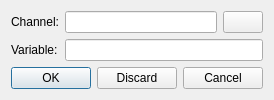
<?xml version="1.0" encoding="UTF-8"?>
<ui version="4.0">
 <class>Dialog</class>
 <widget class="QDialog" name="Dialog">
  <property name="windowModality">
   <enum>Qt::WindowModal</enum>
  </property>
  <property name="geometry">
   <rect>
    <x>0</x>
    <y>0</y>
    <width>276</width>
    <height>127</height>
   </rect>
  </property>
  <property name="windowTitle">
   <string>Edit argument channel - Metro</string>
  </property>
  <layout class="QGridLayout" name="gridLayout">
   <property name="sizeConstraint">
    <enum>QLayout::SetFixedSize</enum>
   </property>
   <item row="0" column="0">
    <widget class="QLabel" name="labelName">
     <property name="text">
      <string>Channel:</string>
     </property>
    </widget>
   </item>
   <item row="0" column="1">
    <widget class="QLineEdit" name="editChannel"/>
   </item>
   <item row="0" column="2">
    <widget class="QPushButton" name="buttonFindChannel">
     <property name="text">
      <string/>
     </property>
    </widget>
   </item>
   <item row="1" column="0">
    <widget class="QLabel" name="labelVariable">
     <property name="text">
      <string>Variable:</string>
     </property>
    </widget>
   </item>
   <item row="2" column="0" colspan="3">
    <widget class="QDialogButtonBox" name="buttonBox">
     <property name="orientation">
      <enum>Qt::Horizontal</enum>
     </property>
     <property name="standardButtons">
      <set>QDialogButtonBox::Cancel|QDialogButtonBox::Discard|QDialogButtonBox::Ok</set>
     </property>
    </widget>
   </item>
   <item row="1" column="1" colspan="2">
    <widget class="QLineEdit" name="editVariable"/>
   </item>
  </layout>
 </widget>
 <resources/>
 <connections>
  <connection>
   <sender>buttonBox</sender>
   <signal>rejected()</signal>
   <receiver>Dialog</receiver>
   <slot>reject()</slot>
   <hints>
    <hint type="sourcelabel">
     <x>316</x>
     <y>260</y>
    </hint>
    <hint type="destinationlabel">
     <x>286</x>
     <y>274</y>
    </hint>
   </hints>
  </connection>
 </connections>
</ui>
